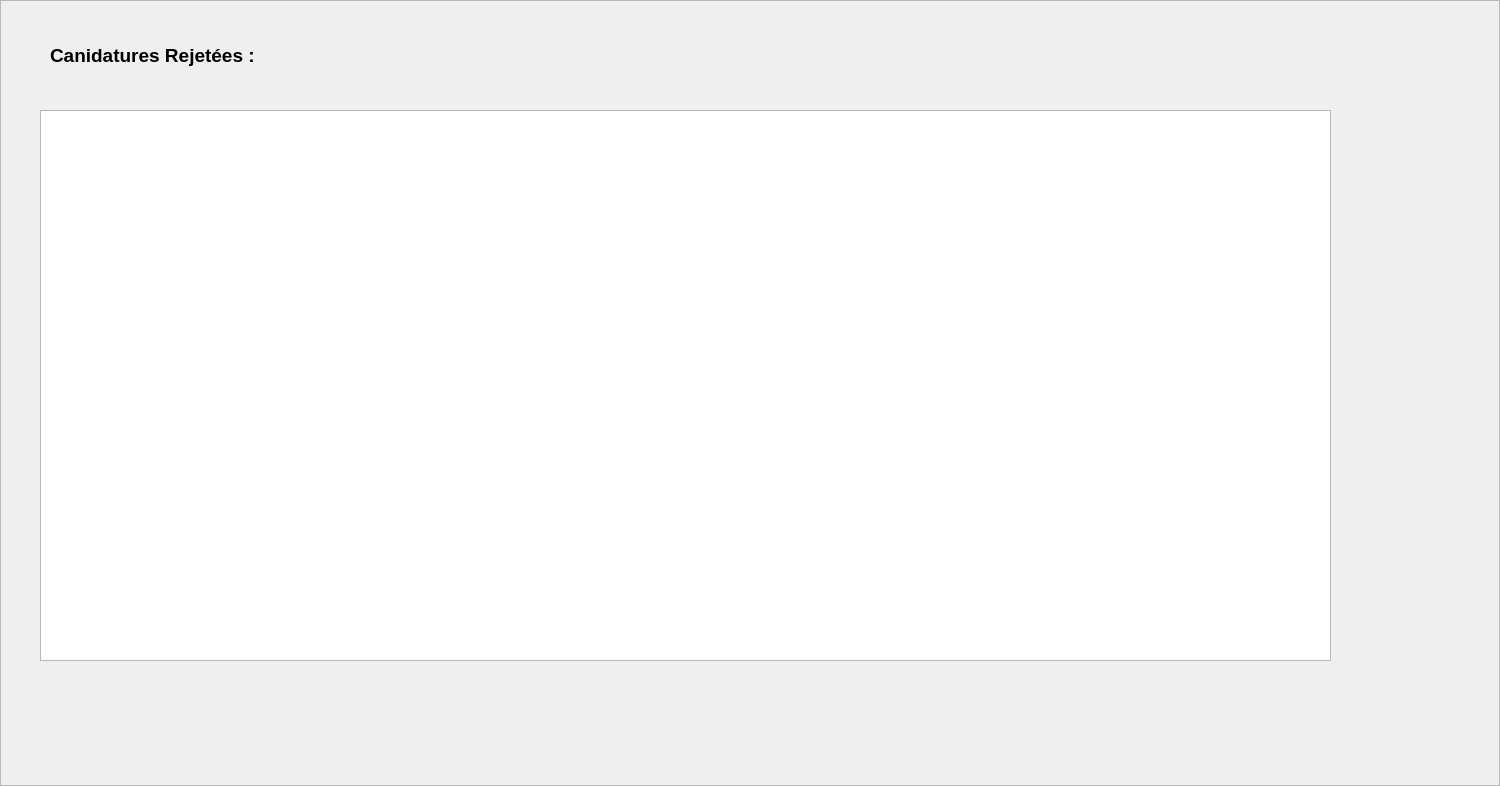
<?xml version="1.0" encoding="UTF-8"?>
<ui version="4.0">
 <class>Dossierrejeteframe</class>
 <widget class="QFrame" name="Dossierrejeteframe">
  <property name="geometry">
   <rect>
    <x>0</x>
    <y>0</y>
    <width>1500</width>
    <height>786</height>
   </rect>
  </property>
  <property name="windowTitle">
   <string>Frame</string>
  </property>
  <property name="frameShape">
   <enum>QFrame::StyledPanel</enum>
  </property>
  <property name="frameShadow">
   <enum>QFrame::Raised</enum>
  </property>
  <widget class="QTableView" name="table_dossiers_rejetes">
   <property name="geometry">
    <rect>
     <x>40</x>
     <y>110</y>
     <width>1291</width>
     <height>551</height>
    </rect>
   </property>
  </widget>
  <widget class="QLabel" name="label">
   <property name="geometry">
    <rect>
     <x>50</x>
     <y>30</y>
     <width>211</width>
     <height>51</height>
    </rect>
   </property>
   <property name="text">
    <string>&lt;html&gt;&lt;head/&gt;&lt;body&gt;&lt;p&gt;&lt;span style=&quot; font-size:14pt; font-weight:600;&quot;&gt;Canidatures Rejetées :&lt;/span&gt;&lt;/p&gt;&lt;/body&gt;&lt;/html&gt;</string>
   </property>
  </widget>
 </widget>
 <resources/>
 <connections/>
</ui>
